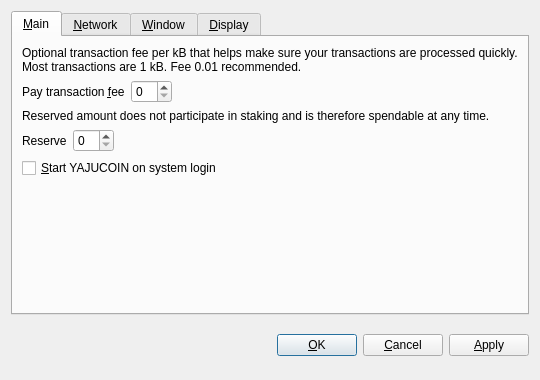
<?xml version="1.0" encoding="UTF-8"?>
<ui version="4.0">
 <class>OptionsDialog</class>
 <widget class="QDialog" name="OptionsDialog">
  <property name="geometry">
   <rect>
    <x>0</x>
    <y>0</y>
    <width>540</width>
    <height>380</height>
   </rect>
  </property>
  <property name="windowTitle">
   <string>Options</string>
  </property>
  <property name="modal">
   <bool>true</bool>
  </property>
  <layout class="QVBoxLayout" name="verticalLayout">
   <item>
    <widget class="QTabWidget" name="tabWidget">
     <property name="tabPosition">
      <enum>QTabWidget::North</enum>
     </property>
     <property name="currentIndex">
      <number>0</number>
     </property>
     <widget class="QWidget" name="tabMain">
      <attribute name="title">
       <string>&amp;Main</string>
      </attribute>
      <layout class="QVBoxLayout" name="verticalLayout_Main">
       <item>
        <widget class="QLabel" name="transactionFeeInfoLabel">
         <property name="text">
          <string>Optional transaction fee per kB that helps make sure your transactions are processed quickly. Most transactions are 1 kB. Fee 0.01 recommended.</string>
         </property>
         <property name="textFormat">
          <enum>Qt::PlainText</enum>
         </property>
         <property name="wordWrap">
          <bool>true</bool>
         </property>
        </widget>
       </item>
       <item>
        <layout class="QHBoxLayout" name="horizontalLayoutFee">
         <item>
          <widget class="QLabel" name="transactionFeeLabel">
           <property name="text">
            <string>Pay transaction &amp;fee</string>
           </property>
           <property name="textFormat">
            <enum>Qt::PlainText</enum>
           </property>
           <property name="buddy">
            <cstring>transactionFee</cstring>
           </property>
          </widget>
         </item>
         <item>
          <widget class="BitcoinAmountField" name="transactionFee"/>
         </item>
         <item>
          <spacer name="horizontalSpacerFee">
           <property name="orientation">
            <enum>Qt::Horizontal</enum>
           </property>
           <property name="sizeHint" stdset="0">
            <size>
             <width>40</width>
             <height>20</height>
            </size>
           </property>
          </spacer>
         </item>
        </layout>
       </item>
       <item>
        <widget class="QLabel" name="reserveBalanceInfoLabel">
         <property name="text">
          <string>Reserved amount does not participate in staking and is therefore spendable at any time.</string>
         </property>
         <property name="textFormat">
          <enum>Qt::PlainText</enum>
         </property>
         <property name="wordWrap">
          <bool>true</bool>
         </property>
        </widget>
       </item>
       <item>
        <layout class="QHBoxLayout" name="horizontalLayoutReserveBalance">
         <item>
          <widget class="QLabel" name="reserveBalanceLabel">
           <property name="text">
            <string>Reserve</string>
           </property>
           <property name="textFormat">
            <enum>Qt::PlainText</enum>
           </property>
           <property name="buddy">
            <cstring>reserveBalance</cstring>
           </property>
          </widget>
         </item>
         <item>
          <widget class="BitcoinAmountField" name="reserveBalance"/>
         </item>
         <item>
          <spacer name="horizontalSpacerReserveBalance">
           <property name="orientation">
            <enum>Qt::Horizontal</enum>
           </property>
           <property name="sizeHint" stdset="0">
            <size>
             <width>40</width>
             <height>20</height>
            </size>
           </property>
          </spacer>
         </item>
        </layout>
       </item>
       <item>
        <widget class="QCheckBox" name="bitcoinAtStartup">
         <property name="toolTip">
          <string>Automatically start YAJUCOIN after logging in to the system.</string>
         </property>
         <property name="text">
          <string>&amp;Start YAJUCOIN on system login</string>
         </property>
        </widget>
       </item>
       <item>
        <spacer name="verticalSpacer_Main">
         <property name="orientation">
          <enum>Qt::Vertical</enum>
         </property>
         <property name="sizeHint" stdset="0">
          <size>
           <width>20</width>
           <height>40</height>
          </size>
         </property>
        </spacer>
       </item>
      </layout>
     </widget>
     <widget class="QWidget" name="tabNetwork">
      <attribute name="title">
       <string>&amp;Network</string>
      </attribute>
      <layout class="QVBoxLayout" name="verticalLayout_Network">
       <item>
        <widget class="QCheckBox" name="mapPortUpnp">
         <property name="toolTip">
          <string>Automatically open the YAJUCOIN client port on the router. This only works when your router supports UPnP and it is enabled.</string>
         </property>
         <property name="text">
          <string>Map port using &amp;UPnP</string>
         </property>
        </widget>
       </item>
       <item>
        <widget class="QCheckBox" name="connectSocks">
         <property name="toolTip">
          <string>Connect to the YAJUCOIN network through a SOCKS proxy (e.g. when connecting through Tor).</string>
         </property>
         <property name="text">
          <string>&amp;Connect through SOCKS proxy:</string>
         </property>
        </widget>
       </item>
       <item>
        <layout class="QHBoxLayout" name="horizontalLayout_Network">
         <item>
          <widget class="QLabel" name="proxyIpLabel">
           <property name="text">
            <string>Proxy &amp;IP:</string>
           </property>
           <property name="textFormat">
            <enum>Qt::PlainText</enum>
           </property>
           <property name="buddy">
            <cstring>proxyIp</cstring>
           </property>
          </widget>
         </item>
         <item>
          <widget class="QValidatedLineEdit" name="proxyIp">
           <property name="maximumSize">
            <size>
             <width>140</width>
             <height>16777215</height>
            </size>
           </property>
           <property name="toolTip">
            <string>IP address of the proxy (e.g. 127.0.0.1)</string>
           </property>
          </widget>
         </item>
         <item>
          <widget class="QLabel" name="proxyPortLabel">
           <property name="text">
            <string>&amp;Port:</string>
           </property>
           <property name="textFormat">
            <enum>Qt::PlainText</enum>
           </property>
           <property name="buddy">
            <cstring>proxyPort</cstring>
           </property>
          </widget>
         </item>
         <item>
          <widget class="QLineEdit" name="proxyPort">
           <property name="maximumSize">
            <size>
             <width>55</width>
             <height>16777215</height>
            </size>
           </property>
           <property name="toolTip">
            <string>Port of the proxy (e.g. 9050)</string>
           </property>
          </widget>
         </item>
         <item>
          <widget class="QLabel" name="socksVersionLabel">
           <property name="text">
            <string>SOCKS &amp;Version:</string>
           </property>
           <property name="textFormat">
            <enum>Qt::PlainText</enum>
           </property>
           <property name="buddy">
            <cstring>socksVersion</cstring>
           </property>
          </widget>
         </item>
         <item>
          <widget class="QValueComboBox" name="socksVersion">
           <property name="toolTip">
            <string>SOCKS version of the proxy (e.g. 5)</string>
           </property>
          </widget>
         </item>
         <item>
          <spacer name="horizontalSpacer_Network">
           <property name="orientation">
            <enum>Qt::Horizontal</enum>
           </property>
           <property name="sizeHint" stdset="0">
            <size>
             <width>40</width>
             <height>20</height>
            </size>
           </property>
          </spacer>
         </item>
        </layout>
       </item>
       <item>
        <spacer name="verticalSpacer_Network">
         <property name="orientation">
          <enum>Qt::Vertical</enum>
         </property>
         <property name="sizeHint" stdset="0">
          <size>
           <width>20</width>
           <height>40</height>
          </size>
         </property>
        </spacer>
       </item>
      </layout>
     </widget>
     <widget class="QWidget" name="tabWindow">
      <attribute name="title">
       <string>&amp;Window</string>
      </attribute>
      <layout class="QVBoxLayout" name="verticalLayout_Window">
       <item>
        <widget class="QCheckBox" name="minimizeToTray">
         <property name="toolTip">
          <string>Show only a tray icon after minimizing the window.</string>
         </property>
         <property name="text">
          <string>&amp;Minimize to the tray instead of the taskbar</string>
         </property>
        </widget>
       </item>
       <item>
        <widget class="QCheckBox" name="minimizeOnClose">
         <property name="toolTip">
          <string>Minimize instead of exit the application when the window is closed. When this option is enabled, the application will be closed only after selecting Quit in the menu.</string>
         </property>
         <property name="text">
          <string>M&amp;inimize on close</string>
         </property>
        </widget>
       </item>
       <item>
        <spacer name="verticalSpacer_Window">
         <property name="orientation">
          <enum>Qt::Vertical</enum>
         </property>
         <property name="sizeHint" stdset="0">
          <size>
           <width>20</width>
           <height>40</height>
          </size>
         </property>
        </spacer>
       </item>
      </layout>
     </widget>
     <widget class="QWidget" name="tabDisplay">
      <attribute name="title">
       <string>&amp;Display</string>
      </attribute>
      <layout class="QVBoxLayout" name="verticalLayout_Display">
       <item>
        <layout class="QHBoxLayout" name="horizontalLayout_1_Display">
         <item>
          <widget class="QLabel" name="langLabel">
           <property name="text">
            <string>User Interface &amp;language:</string>
           </property>
           <property name="textFormat">
            <enum>Qt::PlainText</enum>
           </property>
           <property name="buddy">
            <cstring>lang</cstring>
           </property>
          </widget>
         </item>
         <item>
          <widget class="QValueComboBox" name="lang">
           <property name="toolTip">
            <string>The user interface language can be set here. This setting will take effect after restarting YAJUCOIN.</string>
           </property>
          </widget>
         </item>
        </layout>
       </item>
       <item>
        <layout class="QHBoxLayout" name="horizontalLayout_2_Display">
         <item>
          <widget class="QLabel" name="unitLabel">
           <property name="text">
            <string>&amp;Unit to show amounts in:</string>
           </property>
           <property name="textFormat">
            <enum>Qt::PlainText</enum>
           </property>
           <property name="buddy">
            <cstring>unit</cstring>
           </property>
          </widget>
         </item>
         <item>
          <widget class="QValueComboBox" name="unit">
           <property name="toolTip">
            <string>Choose the default subdivision unit to show in the interface and when sending coins.</string>
           </property>
          </widget>
         </item>
        </layout>
       </item>
       <item>
        <widget class="QCheckBox" name="displayAddresses">
         <property name="toolTip">
          <string>Whether to show YAJUCOIN addresses in the transaction list or not.</string>
         </property>
         <property name="text">
          <string>&amp;Display addresses in transaction list</string>
         </property>
        </widget>
       </item>
       <item>
        <widget class="QCheckBox" name="coinControlFeatures">
         <property name="toolTip">
          <string>Whether to show coin control features or not.</string>
         </property>
         <property name="text">
          <string>Display coin &amp;control features (experts only!)</string>
         </property>
        </widget>
       </item>
       <item>
        <spacer name="verticalSpacer_Display">
         <property name="orientation">
          <enum>Qt::Vertical</enum>
         </property>
         <property name="sizeHint" stdset="0">
          <size>
           <width>20</width>
           <height>40</height>
          </size>
         </property>
        </spacer>
       </item>
      </layout>
     </widget>
    </widget>
   </item>
   <item>
    <layout class="QHBoxLayout" name="horizontalLayout_Buttons">
     <item>
      <spacer name="horizontalSpacer_1">
       <property name="orientation">
        <enum>Qt::Horizontal</enum>
       </property>
       <property name="sizeHint" stdset="0">
        <size>
         <width>40</width>
         <height>48</height>
        </size>
       </property>
      </spacer>
     </item>
     <item>
      <widget class="QLabel" name="statusLabel">
       <property name="font">
        <font>
         <weight>75</weight>
         <bold>true</bold>
        </font>
       </property>
       <property name="text">
        <string/>
       </property>
       <property name="textFormat">
        <enum>Qt::PlainText</enum>
       </property>
       <property name="wordWrap">
        <bool>true</bool>
       </property>
      </widget>
     </item>
     <item>
      <spacer name="horizontalSpacer_2">
       <property name="orientation">
        <enum>Qt::Horizontal</enum>
       </property>
       <property name="sizeHint" stdset="0">
        <size>
         <width>40</width>
         <height>48</height>
        </size>
       </property>
      </spacer>
     </item>
     <item>
      <widget class="QPushButton" name="okButton">
       <property name="text">
        <string>&amp;OK</string>
       </property>
      </widget>
     </item>
     <item>
      <widget class="QPushButton" name="cancelButton">
       <property name="text">
        <string>&amp;Cancel</string>
       </property>
       <property name="autoDefault">
        <bool>false</bool>
       </property>
      </widget>
     </item>
     <item>
      <widget class="QPushButton" name="applyButton">
       <property name="text">
        <string>&amp;Apply</string>
       </property>
       <property name="autoDefault">
        <bool>false</bool>
       </property>
      </widget>
     </item>
    </layout>
   </item>
  </layout>
 </widget>
 <customwidgets>
  <customwidget>
   <class>BitcoinAmountField</class>
   <extends>QSpinBox</extends>
   <header>bitcoinamountfield.h</header>
  </customwidget>
  <customwidget>
   <class>QValueComboBox</class>
   <extends>QComboBox</extends>
   <header>qvaluecombobox.h</header>
  </customwidget>
  <customwidget>
   <class>QValidatedLineEdit</class>
   <extends>QLineEdit</extends>
   <header>qvalidatedlineedit.h</header>
  </customwidget>
 </customwidgets>
 <resources/>
 <connections/>
</ui>
